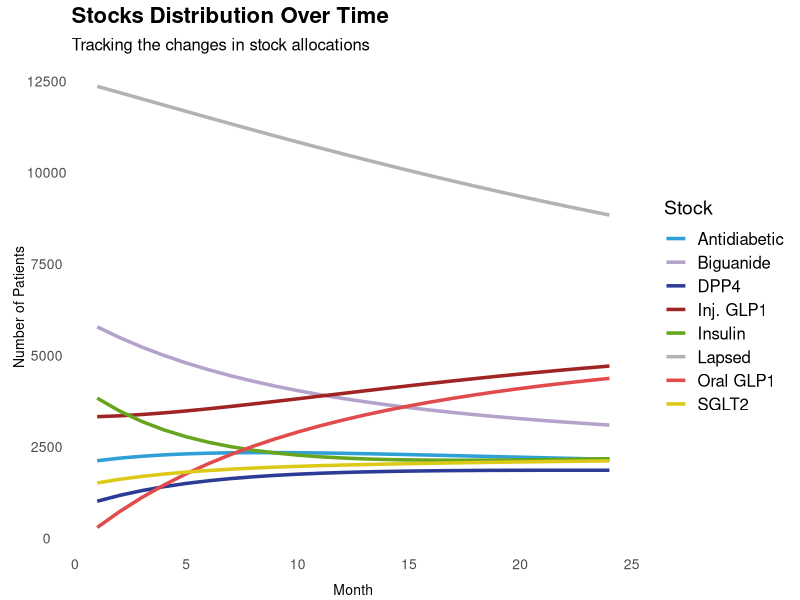

Here is the R script that generated this plot:
P <- matrix(c(
  # Lapsed   Biguanide  Antidiabetic  DPP4   SGLT2  Insulin  Oral GLP1  Inj. GLP1
  0.97,     0.01,      0.01,         0.00,  0.00,  0.00,    0.00,      0.01,    # Lapsed (mostly stays)
  0.02,     0.90,      0.02,         0.02,  0.02,  0.01,    0.01,      0.00,    # Biguanide → small shifts
  0.01,     0.03,      0.85,         0.04,  0.02,  0.02,    0.02,      0.01,    # Antidiabetic → GLP1 increases
  0.01,     0.03,      0.04,         0.85,  0.02,  0.02,    0.02,      0.01,    # DPP4 → GLP1 increases
  0.01,     0.02,      0.02,         0.02,  0.85,  0.02,    0.04,      0.02,    # SGLT2 → More to GLP1
  0.01,     0.01,      0.02,         0.02,  0.02,  0.85,    0.03,      0.04,    # Insulin → More to GLP1
  0.00,     0.00,      0.00,         0.01,  0.01,  0.02,    0.90,      0.06,    # Oral GLP1 increasing
  0.00,     0.00,      0.00,         0.00,  0.02,  0.02,    0.05,      0.90     # Injectable GLP1 increasing
), byrow = TRUE, nrow = 8)



initial_state <- c(12351, 5773, 2114, 1006, 1507, 3824, 288, 3318)  # Lapsed, Biguanide, Antidiabetic, DPP4, SGLT2, Insulin, Oral GLP1, Injectable GLP1


simulate_markov <- function(P, state, months) {
  history <- matrix(0, nrow = months, ncol = length(state))
  print(history)
  
  history[1, ] <- state
  print(history)
  
  for (t in 2:months) {
    print(history)
    history[t, ] <- history[t-1, ] %*% P  # Matrix multiplication
    print(history)
  }
  
  return(history)
}


# Simulate for 24 months
months <- 24

history <- simulate_markov(P, initial_state, months)

# Convert to data frame for visualization
df <- as.data.frame(history)
colnames(df) <- c("Lapsed", "Biguanide", "Antidiabetic", "DPP4", "SGLT2", "Insulin", "Oral GLP1", "Inj. GLP1")
df$Month <- 1:months
print(df)

# Plot the evolution
library(ggplot2)

df_long <- tidyr::pivot_longer(df, cols = -Month, names_to = "Drug", values_to = "Patients")

custom_colors <- c(
  "Lapsed" = "#b2b2b2",        # Dark Gray
  "Biguanide" = "#b4a2cb",     # Teal Green
  "Antidiabetic" = "#2fa0d5",  # Burnt Orange
  "DPP4" = "#2c3c96",         # Muted Purple
  "SGLT2" = "#dcca18",        # Deep Pink
  "Insulin" = "#66A61E",      # Olive Green
  "Oral GLP1" = "#e14b4b",    # Gold
  "Inj. GLP1" = "#a02424"     # Brown
)


ggplot(df_long, aes(x = Month, y = Patients, color = Drug)) +
  geom_line(size = 1.2) +
  scale_color_manual(values = custom_colors) +  # Apply custom colors
  theme_minimal(base_size = 14) +
  labs(title = "Stocks Distribution Over Time",
       subtitle = "Tracking the changes in stock allocations",
       x = "Month", y = "Number of Patients", color = "Stock") +
  theme(legend.position = "right",
        legend.key.size = unit(0.6, "cm"),
        legend.text = element_text(size = 12),
        plot.title = element_text(face = "bold", size = 16),
        plot.subtitle = element_text(size = 12)) +
   theme(axis.text.y = element_blank(),
        axis.ticks.y = element_blank(),
        legend.position = "right") +
  theme(panel.background = element_blank(),
        panel.grid.major = element_blank(),
        panel.grid.minor = element_blank(),
        strip.background = element_blank(),
        strip.text = element_blank(),
        axis.line = element_blank(),
        axis.text.x = element_text(size = 10),
        axis.text.y = element_text(size = 10),
        axis.title.x = element_text(size = 10, vjust = -0.5),
        axis.title.y = element_text(size = 10, vjust = -0.5),
        plot.margin = margin(5, 5, 5, 5, "pt")) 

